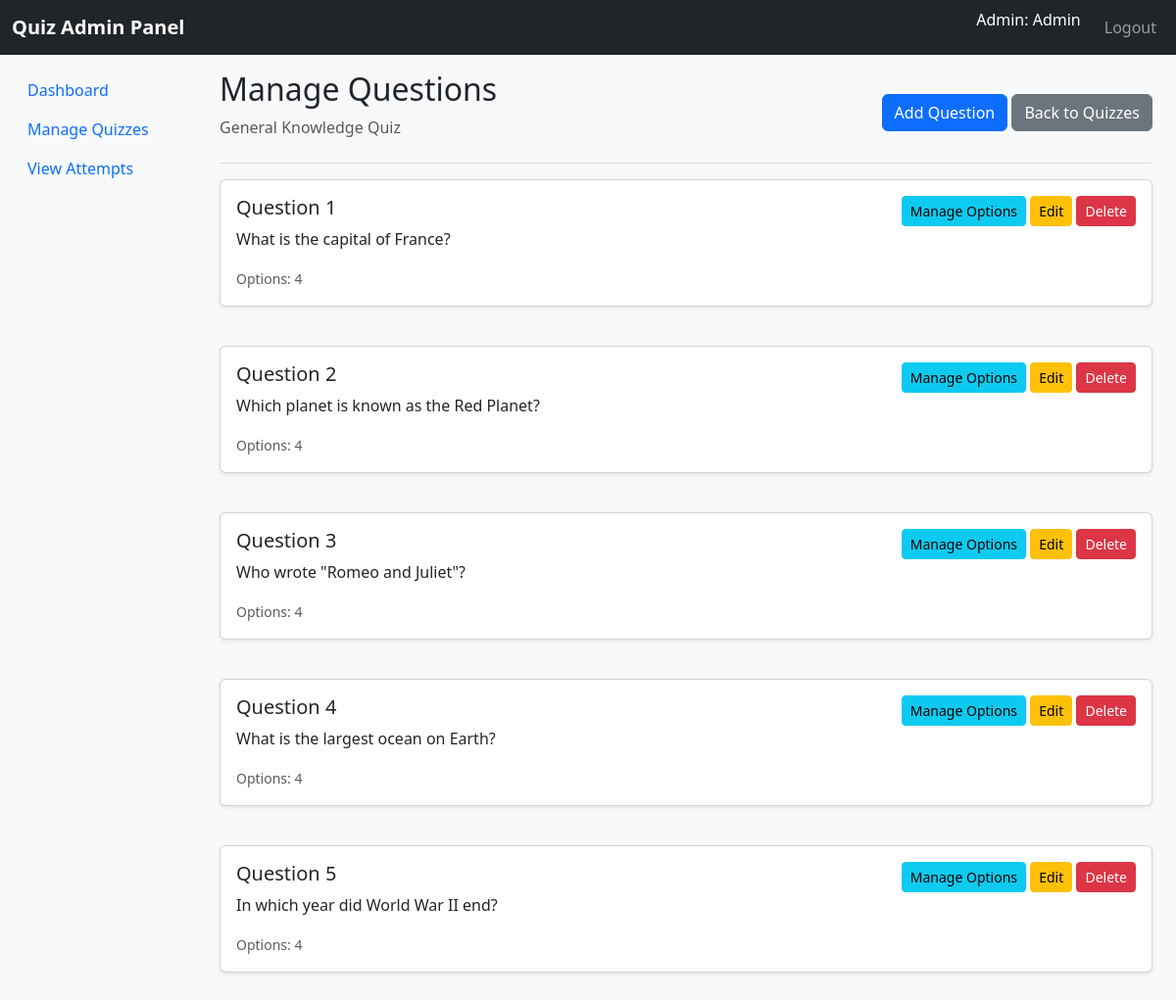
The app's page /admin/questions.php?quiz_id=1 (signed in) with its own data.
### tables this page shows
CREATE TABLE `quizzes` (
  `id` int(11) NOT NULL,
  `title` varchar(255) NOT NULL,
  `description` text DEFAULT NULL,
  `time_limit` int(11) NOT NULL COMMENT 'Time limit in minutes',
  `created_by` int(11) NOT NULL,
  `is_active` tinyint(1) DEFAULT 1,
  `created_at` timestamp NOT NULL DEFAULT current_timestamp(),
  `updated_at` timestamp NOT NULL DEFAULT current_timestamp() ON UPDATE current_timestamp()
);

CREATE TABLE `questions` (
  `id` int(11) NOT NULL,
  `quiz_id` int(11) NOT NULL,
  `question_text` text NOT NULL,
  `question_order` int(11) NOT NULL DEFAULT 0,
  `created_at` timestamp NOT NULL DEFAULT current_timestamp()
);

### admin/questions.php (the view, shortened to what this page needs)
<?php
$db = new Database();
$conn = $db->connect();
$quiz_id = isset($_GET['quiz_id']) ? intval($_GET['quiz_id']) : 0;
$quiz_query = "SELECT * FROM quizzes WHERE id = ?";
$stmt = $conn->prepare($quiz_query);
$stmt->bind_param("i", $quiz_id);
$stmt->execute();
$quiz_result = $stmt->get_result();
$quiz = $quiz_result->fetch_assoc();
$questions_query = "SELECT q.*, COUNT(o.id) as option_count
                    FROM questions q
                    LEFT JOIN options o ON q.id = o.question_id
                    WHERE q.quiz_id = ?
                    GROUP BY q.id
                    ORDER BY q.question_order, q.id";
$stmt = $conn->prepare($questions_query);
$stmt->bind_param("i", $quiz_id);
$stmt->execute();
$questions_result = $stmt->get_result();
include __DIR__ . '/../includes/header.php';
?>
<nav class="navbar navbar-expand-lg navbar-dark bg-dark">
    <div class="container-fluid">
        <a class="navbar-brand" href="<?php echo dirname($_SERVER['PHP_SELF']); ?>/dashboard.php">Quiz Admin Panel</a>
        <div class="collapse navbar-collapse" id="navbarNav">
            <ul class="navbar-nav ms-auto">
                <li class="nav-item">
                    <span class="navbar-text text-white me-3">Admin: <?php echo htmlspecialchars($_SESSION['name']); ?></span>
                </li>
                <li class="nav-item">
                    <a class="nav-link" href="<?php echo dirname(dirname($_SERVER['PHP_SELF'])); ?>/logout.php">Logout</a>
                </li>
            </ul>
        </div>
    </div>
</nav>
<div class="container-fluid">
    <div class="row">
        <nav class="col-md-2 d-md-block bg-light sidebar" style="min-height: calc(100vh - 56px);">
            <div class="position-sticky pt-3">
                <ul class="nav flex-column">
                    <li class="nav-item">
                        <a class="nav-link" href="<?php echo dirname($_SERVER['PHP_SELF']); ?>/dashboard.php">Dashboard</a>
                    </li>
                    <li class="nav-item">
                        <a class="nav-link active" href="<?php echo dirname($_SERVER['PHP_SELF']); ?>/quizzes.php">Manage Quizzes</a>
                    </li>
                    <li class="nav-item">
                        <a class="nav-link" href="<?php echo dirname($_SERVER['PHP_SELF']); ?>/attempts.php">View Attempts</a>
                    </li>
                </ul>
            </div>
        </nav>
        <main class="col-md-10 ms-sm-auto px-md-4">
            <div class="d-flex justify-content-between flex-wrap flex-md-nowrap align-items-center pt-3 pb-2 mb-3 border-bottom">
                <div>
                    <h1 class="h2">Manage Questions</h1>
                    <p class="text-muted"><?php echo htmlspecialchars($quiz['title']); ?></p>
                </div>
                <div>
                    <a href="<?php echo dirname($_SERVER['PHP_SELF']); ?>/question_form.php?quiz_id=<?php echo $quiz_id; ?>" class="btn btn-primary">Add Question</a>
                    <a href="<?php echo dirname($_SERVER['PHP_SELF']); ?>/quizzes.php" class="btn btn-secondary">Back to Quizzes</a>
                </div>
            </div>
            <?php if ($questions_result->num_rows > 0): ?>
                <div class="row">
                    <?php $question_number = 1; ?>
                    <?php while ($question = $questions_result->fetch_assoc()): ?>
                        <div class="col-md-12 mb-3">
                            <div class="card">
                                <div class="card-body">
                                    <div class="d-flex justify-content-between align-items-start">
                                        <div style="flex: 1;">
                                            <h5 class="card-title">Question <?php echo $question_number++; ?></h5>
                                            <p class="card-text"><?php echo htmlspecialchars($question['question_text']); ?></p>
                                            <small class="text-muted">Options: <?php echo $question['option_count']; ?></small>
                                        </div>
                                        <div class="ms-3">
                                            <a href="<?php echo dirname($_SERVER['PHP_SELF']); ?>/options.php?question_id=<?php echo $question['id']; ?>" class="btn btn-sm btn-info">Manage Options</a>
                                            <a href="<?php echo dirname($_SERVER['PHP_SELF']); ?>/question_form.php?id=<?php echo $question['id']; ?>&quiz_id=<?php echo $quiz_id; ?>" class="btn btn-sm btn-warning">Edit</a>
                                            <a href="<?php echo dirname($_SERVER['PHP_SELF']); ?>/delete_question.php?id=<?php echo $question['id']; ?>&quiz_id=<?php echo $quiz_id; ?>" class="btn btn-sm btn-danger" onclick="return confirm('Are you sure you want to delete this question?')">Delete</a>
                                        </div>
                                    </div>
                                </div>
                            </div>
                        </div>
                    <?php endwhile; ?>
                </div>
            <?php else: ?>
                <div class="alert alert-info">No questions added yet. Click "Add Question" to get started.</div>
            <?php endif; ?>
        </main>
    </div>
</div>
<?php
include __DIR__ . '/../includes/footer.php';
?>

### includes/header.php (shortened to what this page needs)
<?php
$baseUrl='/' . explode('/',trim($_SERVER['SCRIPT_NAME'],'/'))[0];
?>
<!DOCTYPE html>
<html lang="en">
    <head>
    <link rel="stylesheet" href="<?php echo $baseUrl; ?>/assets/css/bootstrap.min.css" />
    <link rel="stylesheet" href="<?php echo $baseUrl; ?>/assets/css/custom.css" />
    </head>
</html>

### includes/footer.php (shortened to what this page needs)
</body>
</html>

### assets/css/custom.css (style rules this page uses)
:root { --color-answered: #28a745; --color-unanswered: #6c757d; --color-review: #fd7e14; --color-current: #007bff; }
.navbar-brand { font-weight: bold; }
.card { box-shadow: 0 0.125rem 0.25rem rgba(0, 0, 0, 0.075); margin-bottom: 1.5rem; }

### records on screen
quizzes: title "General Knowledge Quiz"
questions: question_text "What is the capital of France?", option_count "4"
questions: question_text "Which planet is known as the Red Planet?", option_count "4"
questions: question_text "Who wrote \"Romeo and Juliet\"?", option_count "4"
questions: question_text "What is the largest ocean on Earth?", option_count "4"
questions: question_text "In which year did World War II end?", option_count "4"

### other values on screen
$_SESSION['name'] "Admin"
